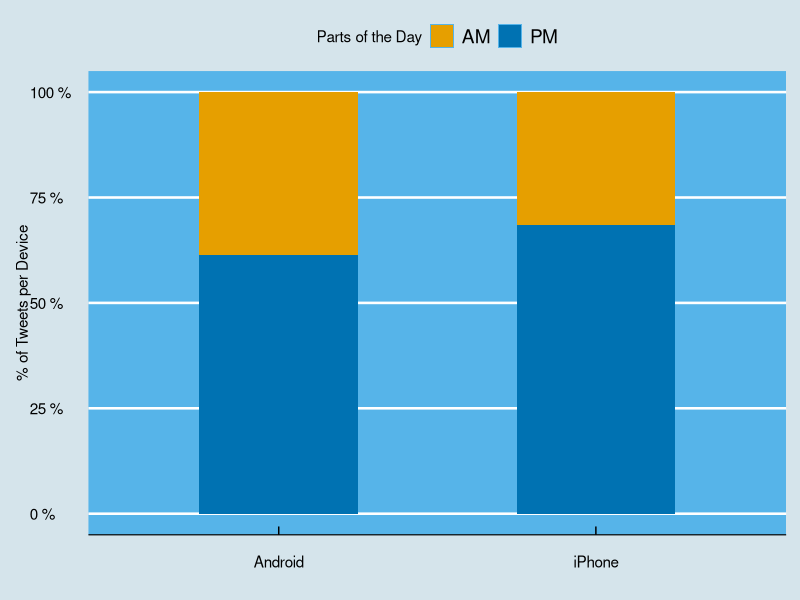
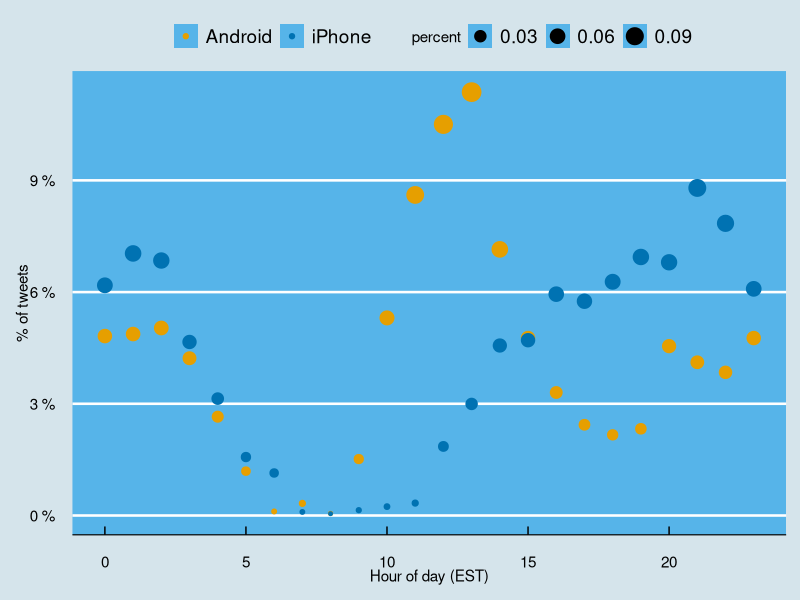
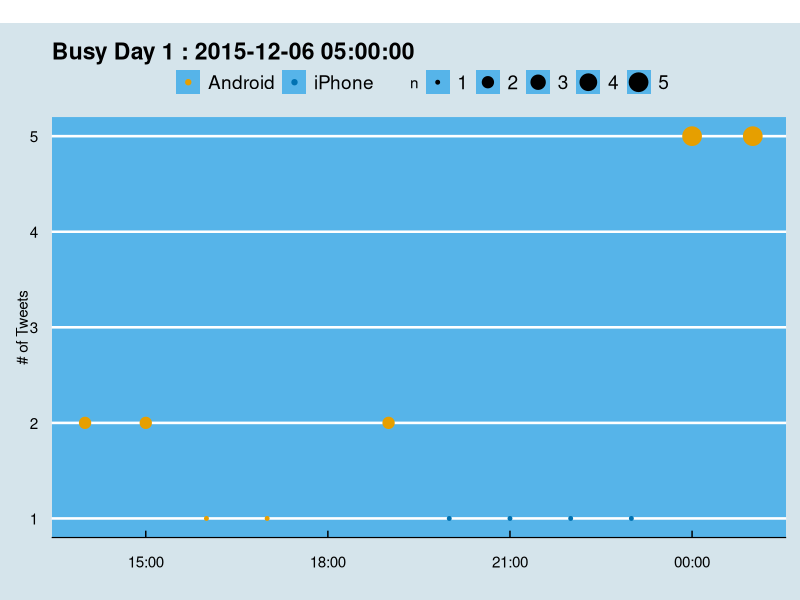
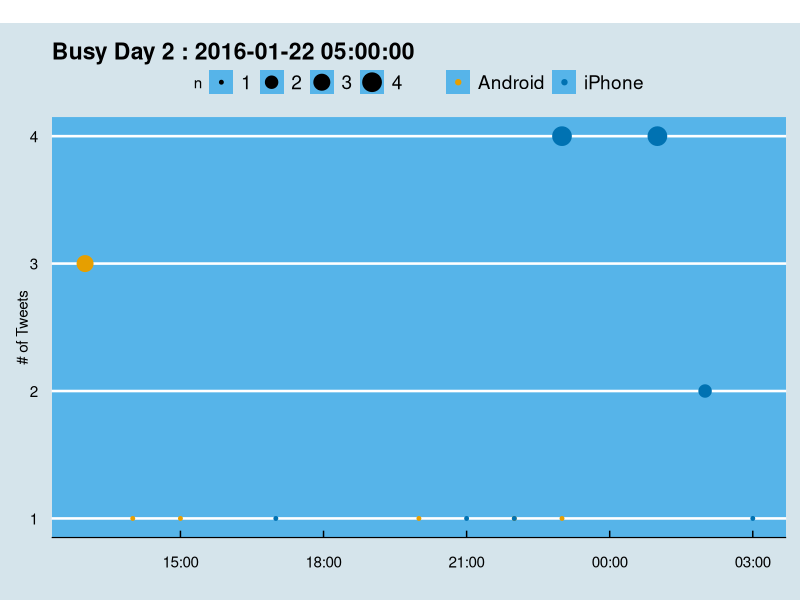
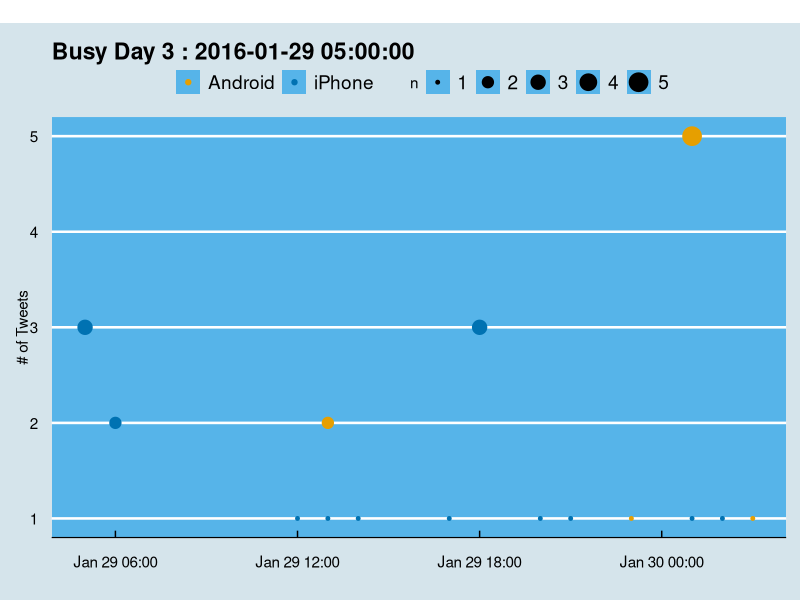
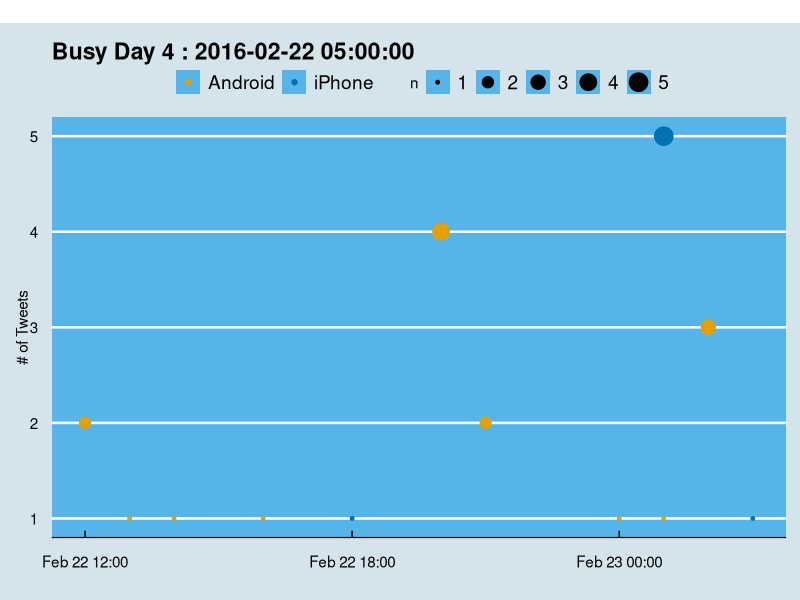
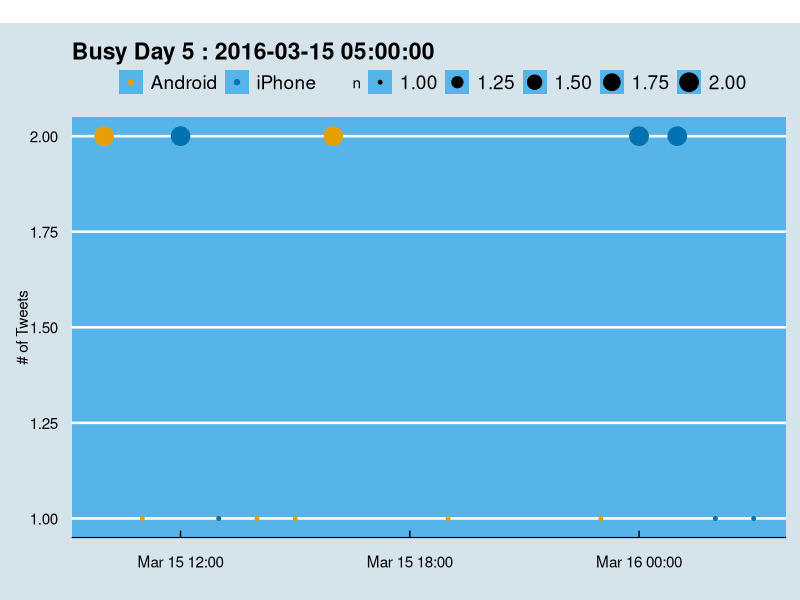
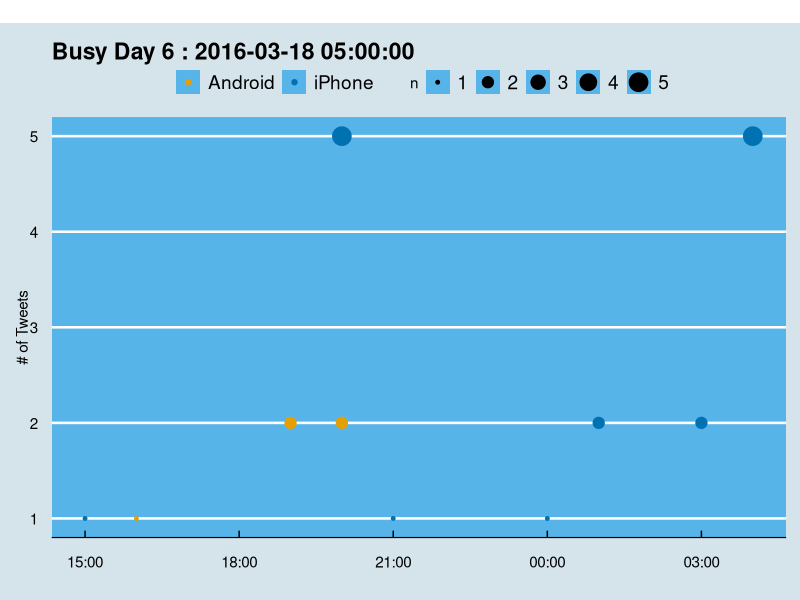

Here is the R script that generated these plots, in order:
## ---- chunk 1
# Avoiding messages and warnings: anyway, they have already been dealt with.  
knitr::opts_chunk$set(echo = TRUE, message = FALSE, warning = FALSE)

# Regulating figure layout.
knitr::opts_chunk$set(out.width = "60%", fig.align = "center")

# Facilitating table layout in HTML.
options(knitr.table.format = "html")

# Output language
invisible(Sys.setlocale("LC_ALL", "C"))
## ---- chunk 2
# Cleaning up workspace for RAM management.
invisible(if(!is.null(dev.list())) dev.off())
rm(list=ls())
cat("\014")

# Downloading packages.
if(!require(tidyverse)) install.packages("tidyverse", repos = "http://cran.us.r-project.org")
if(!require(dslabs)) install.packages("dslabs", repos = "http://cran.us.r-project.org")
if(!require(utf8)) install.packages("utf8", repos = "http://cran.us.r-project.org")
if(!require(lubridate)) install.packages("tidyverse", repos = "http://cran.us.r-project.org")
if(!require(scales)) install.packages("scales", repos = "http://cran.us.r-project.org")
if(!require(tm)) install.packages("tm", repos = "http://cran.us.r-project.org")
if(!require(wordcloud)) install.packages("wordcloud", repos = "http://cran.us.r-project.org")
if(!require(kableExtra)) install.packages("kableExtra", repos = "http://cran.us.r-project.org")
if(!require(gridExtra)) install.packages("gridExtra", repos = "http://cran.us.r-project.org")
if(!require(caret)) install.packages("caret", repos = "http://cran.us.r-project.org")
if(!require(pROC)) install.packages("pROC", repos = "http://cran.us.r-project.org")
if(!require(ggthemes)) install.packages("ggthemes", repos = "http://cran.us.r-project.org")
if(!require(tidytext)) install.packages("tidytext", repos = "http://cran.us.r-project.org")
if(!require(stringr)) install.packages("stringr", repos = "http://cran.us.r-project.org")

# Requiring libraries.
library(tidyverse)
library(dslabs)
library(utf8)
library(lubridate)
library(scales)
library(tm)
library(wordcloud)
library(kableExtra)
library(gridExtra)
library(caret)
library(pROC)
library(ggthemes)
library(tidytext)
library(stringr)
## ---- chunk 3
data("trump_tweets")
tweets <- trump_tweets
## ---- chunk 4
str(tweets, vec.len = 1)
## ---- chunk 5
tweets %>% count(source) %>% arrange(desc(n))
## ---- chunk 6
df <- tweets %>% select(source, is_retweet) %>% 
  group_by(source) %>%
  summarize(nr_retweet = length(is_retweet[is_retweet == TRUE]))
df
rm(df)
## ---- chunk 7
df <- trump_tweets %>% 
  extract(source, "source", "Twitter for (.*)") %>%
  count(source) 
df
rm(df)
## ---- chunk 8
elect_tweets <- tweets %>% 
  mutate(device = str_replace(str_replace(source, "Twitter for Android",                    "Android"), "Twitter for iPhone", "iPhone")) %>%
  filter(device %in% c("Android", "iPhone") &
         created_at >= ymd("2015-06-17") & 
         created_at < ymd("2016-11-08")) %>%
  mutate(am_pm = gsub('[0-9: ]+','\\1',format(created_at, '%r'))) %>%
  arrange(created_at) %>%
  select(- source) %>%
  select(device, everything()) 
## ---- chunk 9
# The palette with grey:
cbbPalette <- c("#E69F00", "#0072B2", "#000000", "#56B4E9", 
                "#009E73", "#F0E442",  "#D55E00", "#CC79A7")

graph <- elect_tweets %>%
  mutate(hour = hour(with_tz(created_at, "EST"))) %>%
  select(device, am_pm) %>%
  group_by(device, am_pm) %>%
  summarise(n = n()) %>%
  mutate(percent = n / sum(n)) %>%
  ggplot(aes(device, percent, fill = am_pm)) +
  geom_bar(width = 0.5, stat = "identity") +
  scale_y_continuous(labels = percent_format(suffix = " %")) +
  labs(x = "",
       y = "% of Tweets per Device",
       fill = "Parts of the Day") +
  theme_economist(base_size = 12) +
  scale_fill_manual(values = cbbPalette) +
  theme(panel.background = element_rect(fill = "#56B4E9"))
graph
## ---- chunk 10
# The palette with grey:
# Orange, blue, black, light blue, green, yellow, vermilion, reddish purple
cbbPalette <- c("#E69F00", "#0072B2", "#000000", "#56B4E9", 
                "#009E73", "#F0E442",  "#D55E00", "#CC79A7")

graph <- elect_tweets %>%
  mutate(hour = hour(with_tz(created_at, "EST"))) %>%
  select(device, hour) %>%
  group_by(device, hour) %>%
  summarise(n = n()) %>%
  mutate(percent = n / sum(n)) %>%
  ggplot(aes(hour, percent, color = device)) +
  geom_point(aes(size = percent)) +
  scale_y_continuous(labels = 
                     percent_format(accuracy = 1, suffix = " %")) +
  labs(x = "Hour of day (EST)",
       y = "% of tweets",
       color = "") +
  theme_economist(base_size = 12) +
  scale_colour_manual(values = cbbPalette) +
  theme(panel.background = element_rect(fill = "#56B4E9"))
graph
## ---- chunk 11
knitr::opts_chunk$set(out.width = "100%", fig.align = "center")
## ---- chunk 12
buffer <- elect_tweets %>% 
  mutate(day = floor_date(with_tz(created_at, "EST"), unit = "day")) %>%
  mutate(hour = floor_date(with_tz(created_at, "EST"), unit = "hour"))

sample <- buffer %>% 
     group_by(day) %>%
     summarize(n = n()) %>%
     arrange(desc(n)) %>%
     head(12) %>%
     arrange(day) 

v <- sample %>% .$day

percentage <- 
  label_percent(accuracy = 0.1, suffix = " %")(sum(sample$n) / nrow(buffer))

l <- list(1) 

for (i in 1:length(v)) {
  d <- v[i]
  
  graph <- buffer %>%
    filter(day == d) %>% 
    select(device, hour) %>%
    group_by(device, hour) %>%
    summarise(n = n()) %>%
    ggplot(aes(hour, n, color = device)) +
    geom_point(aes(size = n)) +
    ggtitle(paste("Busy Day", i, ":", d, sep = " ")) +
    labs(x = "",
         y = "# of Tweets", 
         color = "") +
  theme_economist() +
  scale_colour_manual(values = cbbPalette) +
  theme(panel.background = element_rect(fill = "#56B4E9")) 
  
  l[[i]] <- graph
}  

marrangeGrob(l, nrow = 1, ncol = 1, 
  top = "")
## ---- chunk 13
knitr::opts_chunk$set(out.width = "60%", fig.align = "center")
## ---- chunk 14
graph <- elect_tweets %>%
  mutate(month = round_date(with_tz(created_at, "EST"), unit = "month")) %>%
  select(device, month, am_pm) %>%
  filter(device == "Android") %>%
  group_by(month, am_pm) %>%
  summarize(n = n()) %>%
  mutate(percent = n / sum(n)) %>%
  ggplot(aes(month, percent, fill = am_pm)) +
  geom_bar(stat = "identity") +
  scale_y_continuous(labels = percent_format(suffix = " %")) +
  labs(x = "",
       y = "% of Tweets per Device",
       fill = "Parts of the Day") +
  theme_economist(base_size = 12) +
  scale_fill_manual(values = cbbPalette) +
  theme(panel.background = element_rect(fill = "#56B4E9")) 
graph
## ---- chunk 15
graph <- elect_tweets %>%
  mutate(month = round_date(with_tz(created_at, "EST"), unit = "month")) %>%
  select(device, month, am_pm) %>%
  filter(device == "iPhone") %>%
  group_by(month, am_pm) %>%
  summarize(n = n()) %>%
  mutate(percent = n / sum(n)) %>%
  ggplot(aes(month, percent, fill = am_pm)) +
  geom_bar(stat = "identity") +
  scale_y_continuous(labels = percent_format(suffix = " %")) +
  labs(x = "",
       y = "% of Tweets per Device",
       fill = "Parts of the Day") +
  theme_economist(base_size = 12) +
  scale_fill_manual(values = cbbPalette) +
  theme(panel.background = element_rect(fill = "#56B4E9")) 
graph
## ---- chunk 16
graph <- elect_tweets %>%
  mutate(week = round_date(with_tz(created_at, "EST"), unit = "week")) %>%
  select(device, week) %>%
  group_by(device, week) %>%
  summarize(n = n()) %>%
  ggplot(aes(week, n, color = device)) +
  geom_line(size = 2) +
  labs(x = "",
       y = "% of Tweets per Device",
       color = "") +
  theme_economist(base_size = 12) +
  scale_colour_manual(values = cbbPalette) +
  theme(panel.background = element_rect(fill = "#56B4E9")) 
graph
## ---- chunk 17
graph <- elect_tweets %>%
  mutate(month = floor_date(with_tz(created_at, "EST"), unit = "month")) %>%
  select(device, month, retweet_count) %>%
  group_by(device, month) %>%
  summarize(avg = mean(n())) %>%
  ggplot(aes(month, avg, color = device)) +
  geom_line(size = 2) +
  labs(x = "",
       y = "% of Tweets per Device",
       fill = "Parts of the Day") +
  theme_economist(base_size = 12) +
  scale_color_manual(values = cbbPalette) +
  theme(panel.background = element_rect(fill = "#56B4E9")) 
graph
## ---- chunk 18
v <- data.frame(text = elect_tweets$text) 
v %>% unnest_tokens(word, text)

pattern <- "([^A-Za-z\\d#@']|'(?![A-Za-z\\d#@]))"
elect_tweets[i,] %>% 
  mutate(text = str_replace_all(text, "https://t.co/[A-Za-z\\d]+|&amp;", ""))  %>%
  unnest_tokens(word, text, token = "regex", pattern = pattern) %>%
  select(word)
